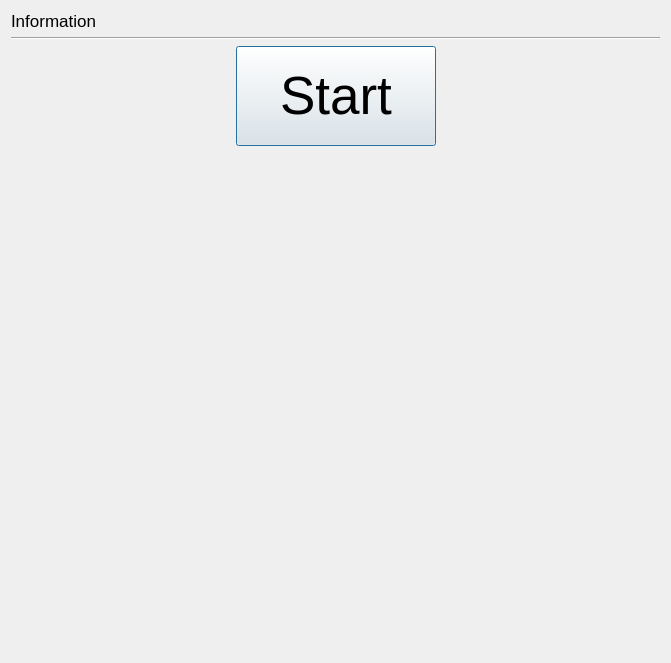
<?xml version="1.0" encoding="UTF-8"?>
<ui version="4.0">
 <class>Dialog</class>
 <widget class="QDialog" name="Dialog">
  <property name="geometry">
   <rect>
    <x>0</x>
    <y>0</y>
    <width>669</width>
    <height>556</height>
   </rect>
  </property>
  <property name="windowTitle">
   <string>Dialog</string>
  </property>
  <layout class="QVBoxLayout" name="verticalLayout_2">
   <item>
    <layout class="QVBoxLayout" name="verticalLayout">
     <item>
      <widget class="QLabel" name="label">
       <property name="sizePolicy">
        <sizepolicy hsizetype="Preferred" vsizetype="Fixed">
         <horstretch>0</horstretch>
         <verstretch>0</verstretch>
        </sizepolicy>
       </property>
       <property name="font">
        <font>
         <pointsize>13</pointsize>
        </font>
       </property>
       <property name="text">
        <string>Information</string>
       </property>
      </widget>
     </item>
     <item>
      <widget class="Line" name="line">
       <property name="orientation">
        <enum>Qt::Horizontal</enum>
       </property>
      </widget>
     </item>
     <item>
      <layout class="QHBoxLayout" name="horizontalLayout">
       <property name="topMargin">
        <number>0</number>
       </property>
       <item>
        <spacer name="horizontalSpacer">
         <property name="orientation">
          <enum>Qt::Horizontal</enum>
         </property>
         <property name="sizeHint" stdset="0">
          <size>
           <width>40</width>
           <height>20</height>
          </size>
         </property>
        </spacer>
       </item>
       <item>
        <widget class="QPushButton" name="start_Button">
         <property name="minimumSize">
          <size>
           <width>200</width>
           <height>100</height>
          </size>
         </property>
         <property name="maximumSize">
          <size>
           <width>16777215</width>
           <height>16777215</height>
          </size>
         </property>
         <property name="font">
          <font>
           <pointsize>40</pointsize>
          </font>
         </property>
         <property name="text">
          <string>Start</string>
         </property>
        </widget>
       </item>
       <item>
        <spacer name="horizontalSpacer_2">
         <property name="orientation">
          <enum>Qt::Horizontal</enum>
         </property>
         <property name="sizeHint" stdset="0">
          <size>
           <width>40</width>
           <height>20</height>
          </size>
         </property>
        </spacer>
       </item>
      </layout>
     </item>
     <item>
      <widget class="QWidget" name="canvas" native="true">
       <property name="sizePolicy">
        <sizepolicy hsizetype="Preferred" vsizetype="Preferred">
         <horstretch>0</horstretch>
         <verstretch>0</verstretch>
        </sizepolicy>
       </property>
       <property name="minimumSize">
        <size>
         <width>649</width>
         <height>500</height>
        </size>
       </property>
       <property name="maximumSize">
        <size>
         <width>649</width>
         <height>16777215</height>
        </size>
       </property>
      </widget>
     </item>
    </layout>
   </item>
  </layout>
 </widget>
 <resources/>
 <connections/>
</ui>
